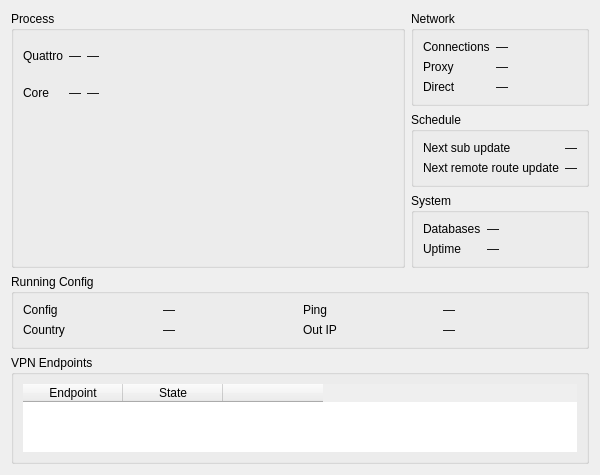
<?xml version="1.0" encoding="UTF-8"?>
<ui version="4.0">
 <class>DialogRuntimeStats</class>
 <widget class="QDialog" name="DialogRuntimeStats">
  <property name="geometry">
   <rect>
    <x>0</x>
    <y>0</y>
    <width>600</width>
    <height>470</height>
   </rect>
  </property>
  <property name="windowTitle">
   <string>Runtime Statistics</string>
  </property>
  <layout class="QGridLayout" name="rootGrid">
   <item row="0" column="0" rowspan="3">
    <widget class="QGroupBox" name="groupProcess">
     <property name="title">
      <string>Process</string>
     </property>
     <layout class="QVBoxLayout" name="processLayout">
      <item>
       <layout class="QGridLayout" name="tableGrid">
        <item row="0" column="0">
         <widget class="QLabel" name="labelQuattroName">
          <property name="text">
           <string notr="true">Quattro</string>
          </property>
         </widget>
        </item>
        <item row="0" column="1">
         <widget class="QLabel" name="vQuattroCpu">
          <property name="text">
           <string notr="true">—</string>
          </property>
          <property name="alignment">
           <set>Qt::AlignmentFlag::AlignRight|Qt::AlignmentFlag::AlignTrailing|Qt::AlignmentFlag::AlignVCenter</set>
          </property>
         </widget>
        </item>
        <item row="0" column="2">
         <widget class="QLabel" name="vQuattroRam">
          <property name="text">
           <string notr="true">—</string>
          </property>
          <property name="alignment">
           <set>Qt::AlignmentFlag::AlignRight|Qt::AlignmentFlag::AlignTrailing|Qt::AlignmentFlag::AlignVCenter</set>
          </property>
         </widget>
        </item>
        <item row="1" column="0">
         <widget class="QLabel" name="labelCoreName">
          <property name="text">
           <string>Core</string>
          </property>
         </widget>
        </item>
        <item row="1" column="1">
         <widget class="QLabel" name="vCoreCpu">
          <property name="text">
           <string notr="true">—</string>
          </property>
          <property name="alignment">
           <set>Qt::AlignmentFlag::AlignRight|Qt::AlignmentFlag::AlignTrailing|Qt::AlignmentFlag::AlignVCenter</set>
          </property>
         </widget>
        </item>
        <item row="1" column="2">
         <widget class="QLabel" name="vCoreRam">
          <property name="text">
           <string notr="true">—</string>
          </property>
          <property name="alignment">
           <set>Qt::AlignmentFlag::AlignRight|Qt::AlignmentFlag::AlignTrailing|Qt::AlignmentFlag::AlignVCenter</set>
          </property>
         </widget>
        </item>
        <item row="0" column="3" rowspan="2">
         <spacer name="tableSpacer">
          <property name="orientation">
           <enum>Qt::Orientation::Horizontal</enum>
          </property>
          <property name="sizeHint" stdset="0">
           <size>
            <width>12</width>
            <height>0</height>
           </size>
          </property>
         </spacer>
        </item>
       </layout>
      </item>
      <item>
       <widget class="MiniChartWidget" name="cpuChart" native="true"/>
      </item>
      <item>
       <widget class="MiniChartWidget" name="ramChart" native="true"/>
      </item>
     </layout>
    </widget>
   </item>
   <item row="0" column="1">
    <widget class="QGroupBox" name="groupNetwork">
     <property name="title">
      <string>Network</string>
     </property>
     <layout class="QFormLayout" name="formNetwork">
      <item row="0" column="0">
       <widget class="QLabel" name="labelConns">
        <property name="text">
         <string>Connections</string>
        </property>
       </widget>
      </item>
      <item row="0" column="1">
       <widget class="QLabel" name="vConns">
        <property name="text">
         <string notr="true">—</string>
        </property>
       </widget>
      </item>
      <item row="1" column="0">
       <widget class="QLabel" name="labelSpeedProxy">
        <property name="text">
         <string>Proxy</string>
        </property>
       </widget>
      </item>
      <item row="1" column="1">
       <widget class="QLabel" name="vSpeedProxy">
        <property name="text">
         <string notr="true">—</string>
        </property>
       </widget>
      </item>
      <item row="2" column="0">
       <widget class="QLabel" name="labelSpeedDirect">
        <property name="text">
         <string>Direct</string>
        </property>
       </widget>
      </item>
      <item row="2" column="1">
       <widget class="QLabel" name="vSpeedDirect">
        <property name="text">
         <string notr="true">—</string>
        </property>
       </widget>
      </item>
     </layout>
    </widget>
   </item>
   <item row="1" column="1">
    <widget class="QGroupBox" name="groupSchedule">
     <property name="title">
      <string>Schedule</string>
     </property>
     <layout class="QFormLayout" name="formSchedule">
      <item row="0" column="0">
       <widget class="QLabel" name="labelSubUpdate">
        <property name="text">
         <string>Next sub update</string>
        </property>
       </widget>
      </item>
      <item row="0" column="1">
       <widget class="QLabel" name="vSubUpdate">
        <property name="text">
         <string notr="true">—</string>
        </property>
       </widget>
      </item>
      <item row="1" column="0">
       <widget class="QLabel" name="labelRouteUpdate">
        <property name="text">
         <string>Next remote route update</string>
        </property>
       </widget>
      </item>
      <item row="1" column="1">
       <widget class="QLabel" name="vRouteUpdate">
        <property name="text">
         <string notr="true">—</string>
        </property>
       </widget>
      </item>
     </layout>
    </widget>
   </item>
   <item row="2" column="1">
    <widget class="QGroupBox" name="groupSystem">
     <property name="title">
      <string>System</string>
     </property>
     <layout class="QFormLayout" name="formSystem">
      <item row="0" column="0">
       <widget class="QLabel" name="labelDbSize">
        <property name="text">
         <string>Databases</string>
        </property>
       </widget>
      </item>
      <item row="0" column="1">
       <widget class="QLabel" name="vDbSize">
        <property name="text">
         <string notr="true">—</string>
        </property>
       </widget>
      </item>
      <item row="1" column="0">
       <widget class="QLabel" name="labelUptime">
        <property name="text">
         <string>Uptime</string>
        </property>
       </widget>
      </item>
      <item row="1" column="1">
       <widget class="QLabel" name="vUptime">
        <property name="text">
         <string notr="true">—</string>
        </property>
       </widget>
      </item>
     </layout>
    </widget>
   </item>
   <item row="3" column="0" colspan="2">
    <widget class="QGroupBox" name="groupRunning">
     <property name="title">
      <string>Running Config</string>
     </property>
     <layout class="QGridLayout" name="formRunning">
      <item row="3" column="1">
       <widget class="QLabel" name="vCountry">
        <property name="text">
         <string notr="true">—</string>
        </property>
       </widget>
      </item>
      <item row="3" column="0">
       <widget class="QLabel" name="labelCountry">
        <property name="text">
         <string>Country</string>
        </property>
       </widget>
      </item>
      <item row="2" column="1">
       <widget class="QLabel" name="vCfgName">
        <property name="text">
         <string notr="true">—</string>
        </property>
       </widget>
      </item>
      <item row="2" column="0">
       <widget class="QLabel" name="labelCfgName">
        <property name="text">
         <string>Config</string>
        </property>
       </widget>
      </item>
      <item row="3" column="2">
       <widget class="QLabel" name="labelOutIp">
        <property name="text">
         <string>Out IP</string>
        </property>
       </widget>
      </item>
      <item row="3" column="3">
       <widget class="QLabel" name="vOutIp">
        <property name="text">
         <string notr="true">—</string>
        </property>
        <property name="textInteractionFlags">
         <set>Qt::TextInteractionFlag::TextSelectableByMouse</set>
        </property>
       </widget>
      </item>
      <item row="2" column="3">
       <widget class="QLabel" name="vPing">
        <property name="text">
         <string notr="true">—</string>
        </property>
       </widget>
      </item>
      <item row="2" column="2">
       <widget class="QLabel" name="labelPing">
        <property name="text">
         <string>Ping</string>
        </property>
       </widget>
      </item>
     </layout>
    </widget>
   </item>
   <item row="4" column="0" colspan="2">
    <widget class="QGroupBox" name="groupEndpoints">
     <property name="title">
      <string>VPN Endpoints</string>
     </property>
     <layout class="QVBoxLayout" name="endpointsLayout">
      <property name="spacing">
       <number>4</number>
      </property>
      <item>
       <widget class="QTableWidget" name="endpointsTable">
        <property name="frameShape">
         <enum>QFrame::Shape::NoFrame</enum>
        </property>
        <property name="alternatingRowColors">
         <bool>true</bool>
        </property>
        <property name="showGrid">
         <bool>false</bool>
        </property>
        <property name="wordWrap">
         <bool>false</bool>
        </property>
        <column>
         <property name="text">
          <string>Endpoint</string>
         </property>
        </column>
        <column>
         <property name="text">
          <string>State</string>
         </property>
        </column>
        <column>
         <property name="text">
          <string/>
         </property>
        </column>
       </widget>
      </item>
      <item>
       <layout class="QHBoxLayout" name="endpointsButtons">
       </layout>
      </item>
     </layout>
    </widget>
   </item>
  </layout>
 </widget>
 <customwidgets>
  <customwidget>
   <class>MiniChartWidget</class>
   <extends>QWidget</extends>
   <header>include/ui/stats/MiniChartWidget.h</header>
   <container>1</container>
  </customwidget>
 </customwidgets>
 <resources/>
 <connections/>
</ui>
